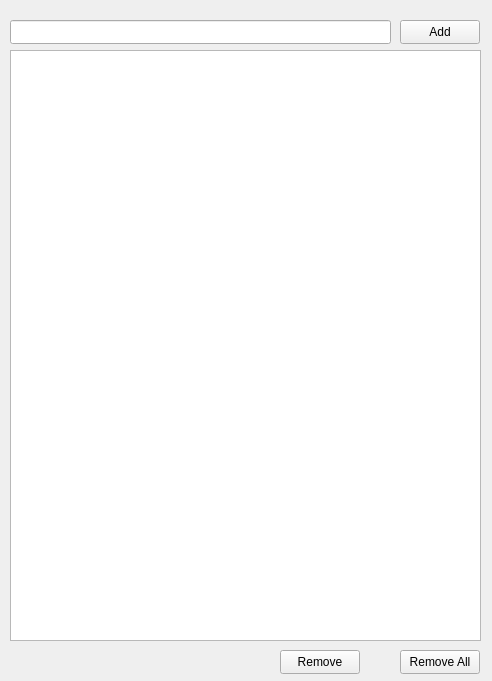
<?xml version="1.0" encoding="UTF-8"?>
<ui version="4.0">
 <class>ok</class>
 <widget class="QMainWindow" name="ok">
  <property name="geometry">
   <rect>
    <x>0</x>
    <y>0</y>
    <width>492</width>
    <height>681</height>
   </rect>
  </property>
  <property name="windowTitle">
   <string>MainWindow</string>
  </property>
  <widget class="QWidget" name="centralwidget">
   <widget class="QLineEdit" name="txtTask">
    <property name="geometry">
     <rect>
      <x>10</x>
      <y>20</y>
      <width>381</width>
      <height>24</height>
     </rect>
    </property>
   </widget>
   <widget class="QPushButton" name="btnAdd">
    <property name="geometry">
     <rect>
      <x>400</x>
      <y>20</y>
      <width>80</width>
      <height>24</height>
     </rect>
    </property>
    <property name="text">
     <string>Add</string>
    </property>
   </widget>
   <widget class="QListWidget" name="listWidget">
    <property name="geometry">
     <rect>
      <x>10</x>
      <y>50</y>
      <width>471</width>
      <height>591</height>
     </rect>
    </property>
   </widget>
   <widget class="QPushButton" name="btnRemove">
    <property name="geometry">
     <rect>
      <x>280</x>
      <y>650</y>
      <width>80</width>
      <height>24</height>
     </rect>
    </property>
    <property name="text">
     <string>Remove</string>
    </property>
   </widget>
   <widget class="QPushButton" name="btnRemoveAll">
    <property name="geometry">
     <rect>
      <x>400</x>
      <y>650</y>
      <width>80</width>
      <height>24</height>
     </rect>
    </property>
    <property name="text">
     <string>Remove All</string>
    </property>
   </widget>
  </widget>
 </widget>
 <resources/>
 <connections/>
</ui>
